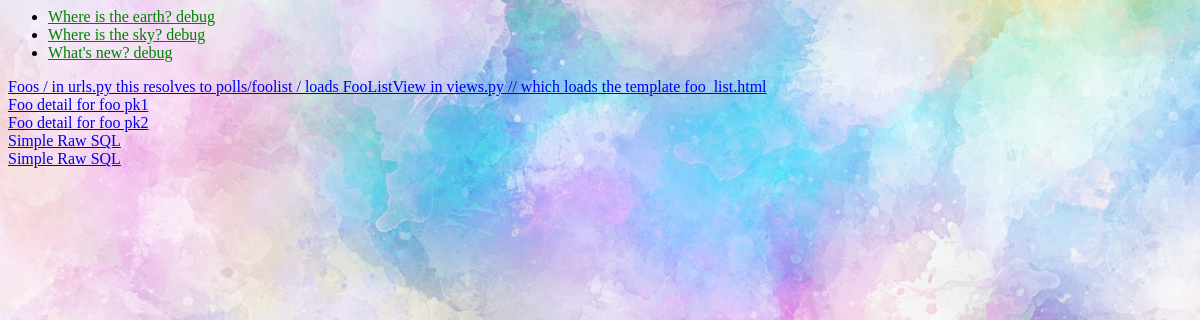
/polls/, run on an earlier commit of the app's database.
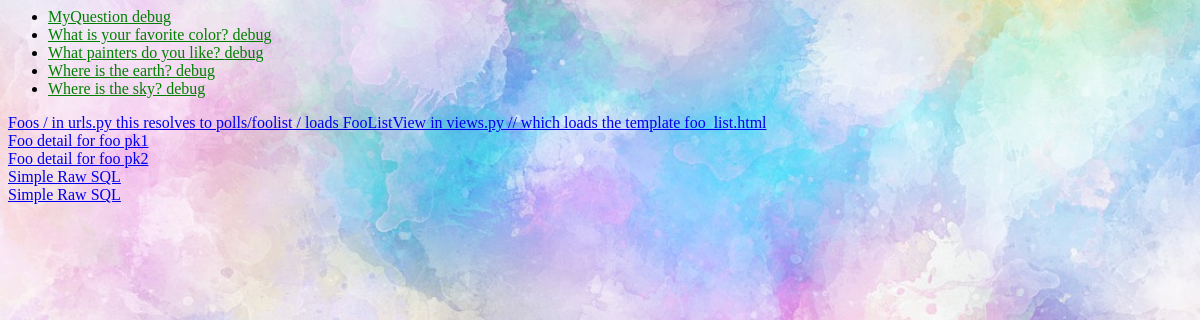
And on a later commit of the database.
### polls/models.py (models this page shows, shortened)
class Question(models.Model):
    question_text = models.CharField(max_length=200)
    pub_date = models.DateTimeField('date published')

### polls/views.py (the view)
# urls.py: path('', views.IndexView.as_view(), name='index'),
class IndexView(generic.ListView):
    template_name = 'polls/index.html'
    context_object_name = 'latest_question_list'
    def get_queryset(self):
        return Question.objects.order_by('-pub_date')[:5]

### polls/templates/polls/index.html (shortened to what this page needs)
{% load static %}
<link rel="stylesheet" type="text/css" href="{% static 'polls/style.css' %}">
{% if latest_question_list %}
    <ul>
    {% for question in latest_question_list %}
        <li><a href="{% url 'polls:detail' question.id %}">{{ question.question_text }} debug</a></li>
    {% endfor %}
    </ul>
{% else %}
    <p>No polls are available.</p>
{% endif %}
<a href="{% url 'polls:foolist' %}">Foos / in urls.py this resolves to polls/foolist  / loads FooListView in views.py // which loads the template foo_list.html</a>
<a href="1/foodetailview/"> Foo detail for foo pk1</a>
<a href="2/foodetailview/"> Foo detail for foo pk2</a>
<a href="baz2/"> Simple Raw SQL</a>
<a href="{% url 'polls:baz2_nickname' %}"> Simple Raw SQL</a>

What changed in the data, as far as the page shows it:
no longer on this page (row unchanged): Question: question_text "What's new?"
added Question: question_text "MyQuestion"
added Question: question_text "What is your favorite color?"
added Question: question_text "What painters do you like?"
